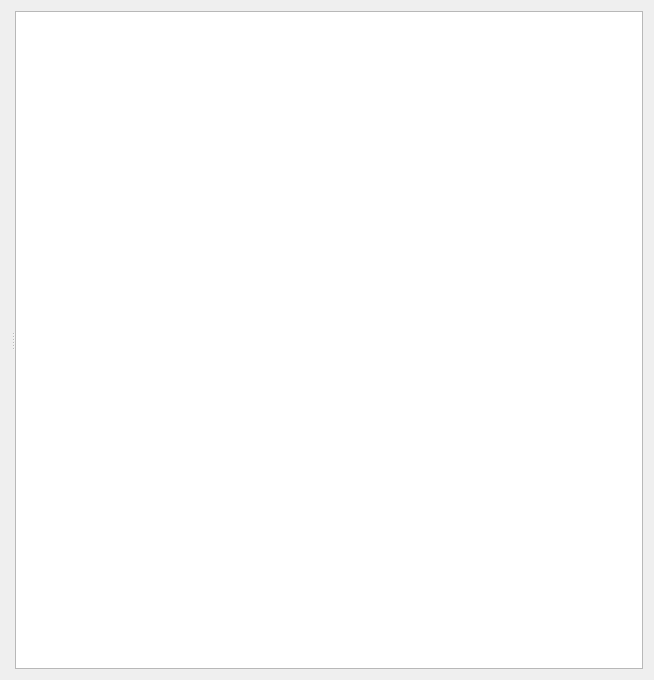
<?xml version="1.0" encoding="UTF-8"?>
<ui version="4.0">
 <class>Form</class>
 <widget class="QWidget" name="Form">
  <property name="geometry">
   <rect>
    <x>0</x>
    <y>0</y>
    <width>654</width>
    <height>680</height>
   </rect>
  </property>
  <property name="sizePolicy">
   <sizepolicy hsizetype="MinimumExpanding" vsizetype="Preferred">
    <horstretch>1</horstretch>
    <verstretch>0</verstretch>
   </sizepolicy>
  </property>
  <property name="windowTitle">
   <string>Form</string>
  </property>
  <layout class="QVBoxLayout" name="verticalLayout">
   <item>
    <widget class="QSplitter" name="splitter">
     <property name="orientation">
      <enum>Qt::Horizontal</enum>
     </property>
     <widget class="QWidget" name="verticalLayoutWidget">
      <layout class="QVBoxLayout" name="scriptEditorVerticalLayout"/>
     </widget>
     <widget class="QPlainTextEdit" name="outputPlainTextEdit"/>
    </widget>
   </item>
  </layout>
 </widget>
 <resources/>
 <connections/>
</ui>
